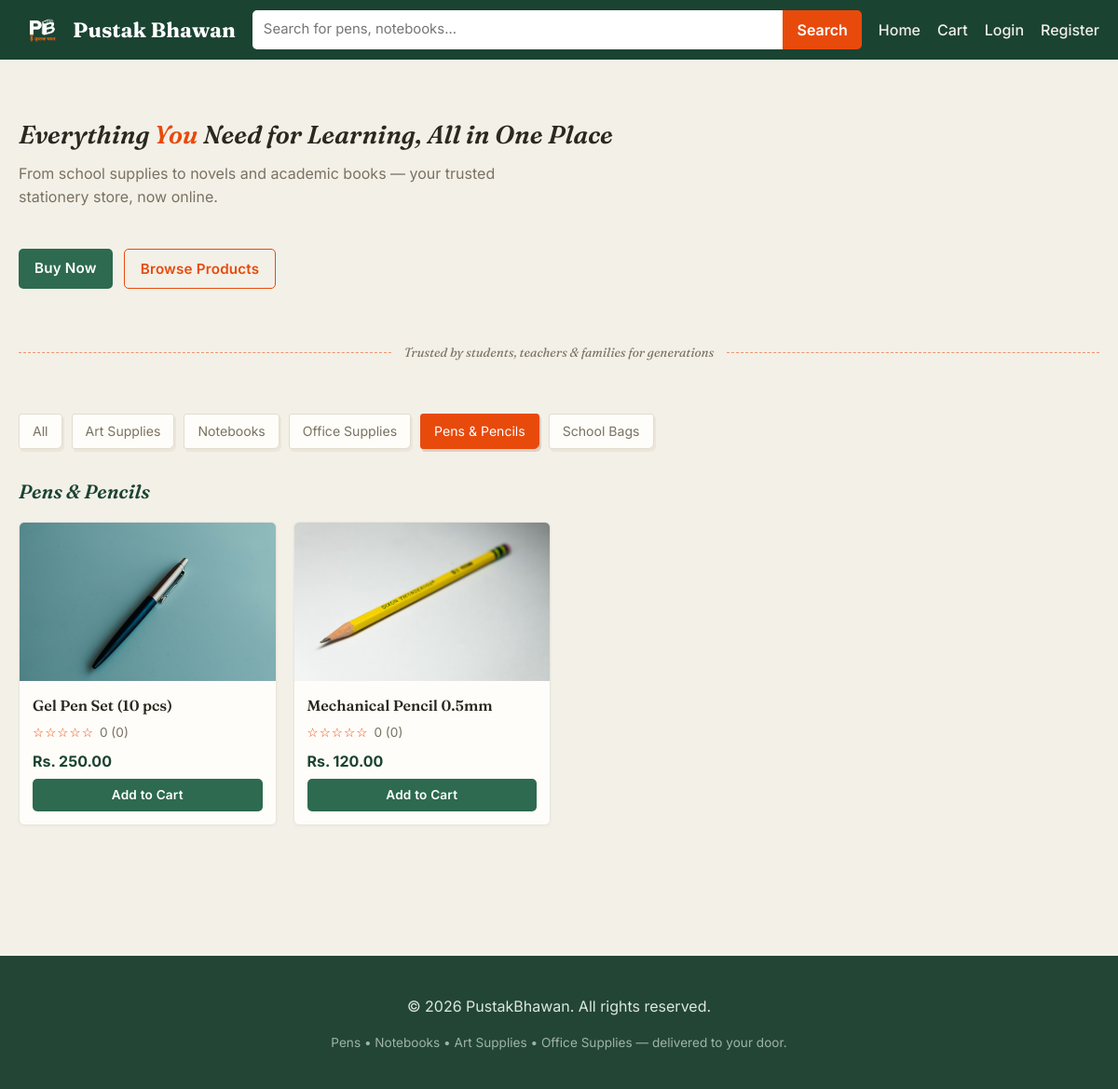
Screenshot of /index.php?category=1 with the database file from the repository.
### tables this page shows
CREATE TABLE categories (
    id INT AUTO_INCREMENT PRIMARY KEY,
    name VARCHAR(100) NOT NULL
);

CREATE TABLE products (
    id INT AUTO_INCREMENT PRIMARY KEY,
    category_id INT,
    name VARCHAR(150) NOT NULL,
    description TEXT,
    price DECIMAL(10,2) NOT NULL,
    stock INT DEFAULT 0,
    image VARCHAR(255) DEFAULT 'no-image.png',
    created_at TIMESTAMP DEFAULT CURRENT_TIMESTAMP,
    FOREIGN KEY (category_id) REFERENCES categories(id) ON DELETE SET NULL
);

### index.php (the view, shortened to what this page needs)
<?php
require 'config.php';
require 'functions.php';
$search     = trim($_GET['q'] ?? '');
$categoryId = isset($_GET['category']) ? (int)$_GET['category'] : 0;
$categories = $conn->query("SELECT * FROM categories ORDER BY name")->fetch_all(MYSQLI_ASSOC);
$sql = "SELECT p.*, COALESCE(AVG(r.rating),0) AS avg_rating, COUNT(r.id) AS review_count
        FROM products p
        LEFT JOIN reviews r ON r.product_id = p.id
        WHERE 1=1 ";
$types = '';
$params = [];
if ($categoryId > 0) {
    $sql .= " AND p.category_id = ? ";
    $types .= 'i';
    $params[] = $categoryId;
}
$sql .= " GROUP BY p.id ORDER BY p.created_at DESC";
$stmt = $conn->prepare($sql);
if ($types !== '') $stmt->bind_param($types, ...$params);
$stmt->execute();
$products = $stmt->get_result()->fetch_all(MYSQLI_ASSOC);
require 'includes/header.php';
?>
<section class="hero">
  <br>
  <h1>Everything <span class="highlight">You</span> Need for Learning, All in One Place</h1>
  <p>From school supplies to novels and academic books — your trusted stationery store, now online.</p><br>
  <div class="hero-actions">
    <a href="index.php" class="btn btn-primary">Buy Now</a>
    <a href="#all-products" class="btn btn-outline">Browse Products</a>
  </div>
</section>
<p class="divider-caption">Trusted by students, teachers &amp; families for generations</p><br>
<section class="category-bar">
  <a href="index.php" class="chip <?= $categoryId === 0 ? 'active' : '' ?>">All</a>
  <?php foreach ($categories as $cat): ?>
    <a href="index.php?category=<?= $cat['id'] ?>" class="chip <?= $categoryId === (int)$cat['id'] ? 'active' : '' ?>">
      <?= h($cat['name']) ?>
    </a>
  <?php endforeach; ?>
</section>
<section class="product-section" id="all-products">
  <h2>
    <?php if ($search !== ''): ?>
      Search results for "<?= h($search) ?>"
    <?php elseif ($categoryId > 0): ?>
      <?= h($categories[array_search($categoryId, array_column($categories, 'id'))]['name'] ?? 'Products') ?>
    <?php else: ?>
      All Products
    <?php endif; ?>
  </h2>
  <?php if (empty($products)): ?>
    <p class="empty-msg">No products found.</p>
  <?php else: ?>
    <div class="product-grid">
      <?php foreach ($products as $p): ?>
        <?php include 'includes/product_card.php'; ?>
      <?php endforeach; ?>
    </div>
  <?php endif; ?>
</section>
<?php require 'includes/footer.php'; ?>

### includes/product_card.php (shortened to what this page needs)
<?php
$rating = round((float)($p['avg_rating'] ?? 0), 1);
$count  = (int)($p['review_count'] ?? 0);
?>
<div class="product-card">
  <a href="product.php?id=<?= $p['id'] ?>" class="product-img-link">
    <img src="uploads/<?= h($p['image']) ?>" alt="<?= h($p['name']) ?>"
         onerror="this.src='https://via.placeholder.com/300x220?text=PustakBhawan'">
  </a>
  <div class="product-info">
    <a href="product.php?id=<?= $p['id'] ?>" class="product-name"><?= h($p['name']) ?></a>
    <div class="product-rating">
      <?= renderStars($rating) ?>
      <span class="rating-text"><?= $rating ?> (<?= $count ?>)</span>
    </div>
    <div class="product-price"><?= money($p['price']) ?></div>
    <form method="post" action="add_to_cart.php">
      <button type="submit" class="btn btn-small" <?= $p['stock'] <= 0 ? 'disabled' : '' ?>>
        <?= $p['stock'] <= 0 ? 'Out of stock' : 'Add to Cart' ?>
      </button>
    </form>
  </div>
</div>

### css/style.css (style rules this page uses)
:root { --primary: #2d6a4f; --primary-dark: #1b4332; --accent: #e84a0c; --accent-light: #d47a5f; --ink: #7c4a2d; --bg: #f3f0e8; --card-bg: #fffdf9; --text: #2a281f; --muted: #7a7261; --border: #e2ddcd; --danger: #c0392b; --success: #2d6a4f; --radius: 8px; }
* { box-sizing: border-box; }
body { margin: 0; font-family: 'Inter', 'Segoe UI', Roboto, Helvetica, Arial, sans-serif; background: var(--bg); color: var(--text); line-height: 1.55; }
a { color: inherit; text-decoration: none; }
img { max-width: 100%; display: block; }
.hero h1, h2, .logo, .auth-box h1, .product-detail-info h1 { font-family: 'Fraunces', Georgia, serif; }
.hero { background: transparent; color: var(--text); padding: 10px 0 28px; margin-bottom: 4px; }
.hero h1 { margin: 0 0 12px; font-size: 1.7rem; font-weight: 600; font-style: italic; line-height: 1.3; color: var(--text); }
.hero h1 .highlight { color: var(--accent); }
.hero p { margin: 0; color: var(--muted); max-width: 520px; font-family: 'Inter', sans-serif; }
.hero-actions { display: flex; gap: 12px; margin-top: 18px; flex-wrap: wrap; }
.divider-caption { display: flex; align-items: center; gap: 14px; margin: 30px 0; color: var(--muted); font-style: italic; font-size: 0.85rem; font-family: 'Fraunces', Georgia, serif; }
.divider-caption::before, .divider-caption::after { content: ""; flex: 1; border-top: 1.5px dashed var(--accent); opacity: 0.55; }
.category-bar { display: flex; gap: 10px; flex-wrap: wrap; margin-bottom: 30px; }
.chip { padding: 7px 14px; border-radius: 3px 3px 6px 3px; background: var(--card-bg); border: 1px solid var(--border); box-shadow: 2px 3px 0 rgba(122,59,46,0.06); font-size: 0.88rem; color: var(--muted); transition: transform 0.12s, box-shadow 0.12s; }
.chip.active { background: var(--accent); color: #fff; border-color: var(--accent); box-shadow: 2px 3px 0 rgba(122,59,46,0.18); }
.product-section { margin-bottom: 40px; }
.product-section h2 { font-size: 1.3rem; margin-bottom: 16px; color: var(--primary-dark); font-style: italic; font-weight: 600; }
.product-grid { display: grid; grid-template-columns: repeat(auto-fill, minmax(220px, 1fr)); gap: 18px; }
.product-card { background: var(--card-bg); border: 1px solid #e8e5dc; border-radius: 6px; overflow: hidden; display: flex; flex-direction: column; transition: box-shadow 0.15s, transform 0.15s; }
.product-img-link img { width: 100%; height: 170px; object-fit: cover; background: #f1efe8; }
.product-info { padding: 14px; display: flex; flex-direction: column; gap: 6px; }
.product-name { font-weight: 600; font-size: 1rem; font-family: 'Fraunces', serif; }
.product-rating { display: flex; align-items: center; gap: 6px; font-size: 0.85rem; color: var(--muted); }
.product-price { font-weight: 700; color: var(--primary-dark); margin-top: 2px; }
.btn { display: inline-block; padding: 9px 17px; border-radius: 5px; border: none; cursor: pointer; font-weight: 600; font-size: 0.95rem; text-align: center; letter-spacing: 0.2px; }
.btn-primary { background: var(--primary); color: #fff; }
.btn-outline { background: transparent; color: var(--accent); border: 1.5px solid var(--accent); }
.btn-small { padding: 7px 14px; font-size: 0.85rem; width: 100%; background: var(--primary); color: #fff; }
button, input, textarea { font: inherit; }
.btn-primary, .btn-small { box-shadow: none; }
.product-card, .auth-box, .product-detail, .review-form-box, .cart-item, .cart-summary, .checkout-box, .result-box, .order-card { box-shadow: 0 1px 3px rgba(38, 48, 42, 0.04); }

### rows the page displays
categories: name "Art Supplies"
categories: name "Notebooks"
categories: name "Office Supplies"
categories: name "Pens & Pencils"
categories: name "School Bags"
products: image (picture), name "Gel Pen Set (10 pcs)", rating "☆☆☆☆☆", rating "0", count "0", price "Rs. 250.00", stock "Add to Cart"
products: image (picture), name "Mechanical Pencil 0.5mm", rating "☆☆☆☆☆", rating "0", count "0", price "Rs. 120.00", stock "Add to Cart"
